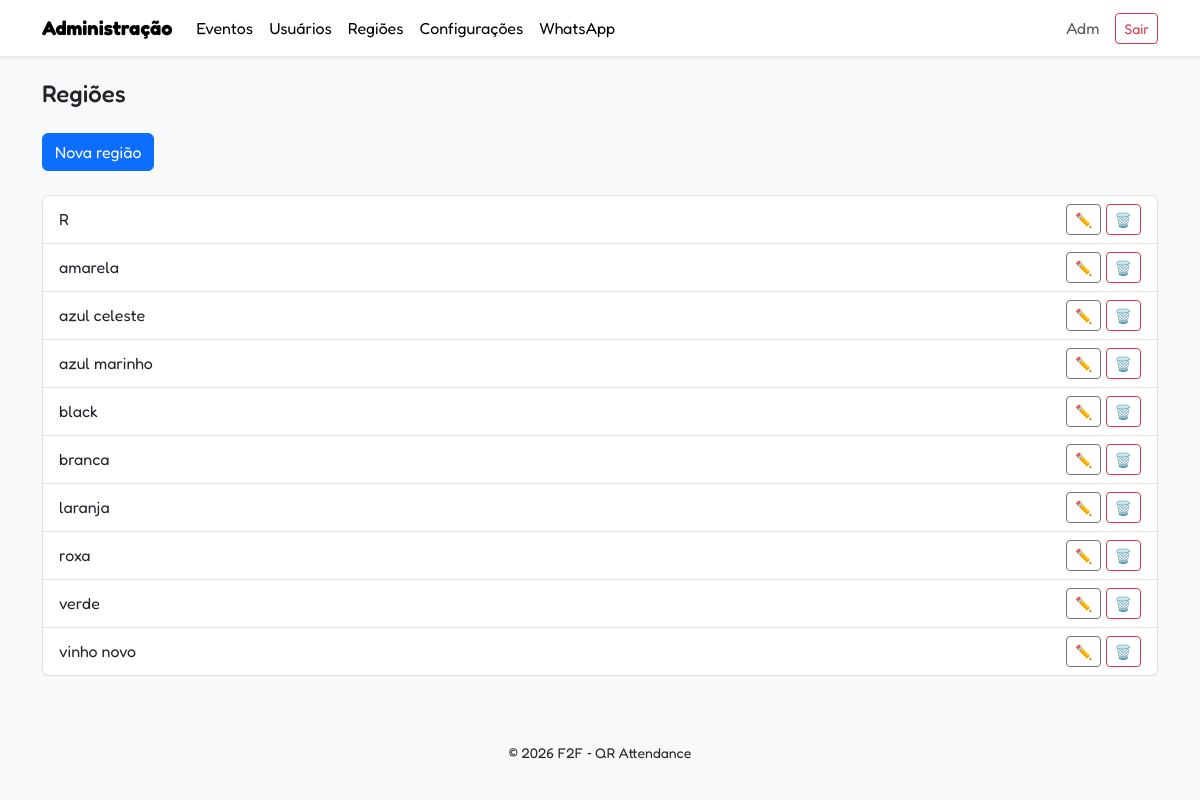
The page /admin/regions (signed in) on the database its author committed.
### app/models.py (models this page shows, shortened)
class User(UserMixin, db.Model):
    id = db.Column(db.Integer, primary_key=True)
    telefone = db.Column(db.String(20), unique=True, nullable=False)
    nome = db.Column(db.String(120), nullable=False)
    cor = db.Column(db.String(50), nullable=False)
    region_id = db.Column(db.Integer, db.ForeignKey('region.id'))
    region = db.relationship('Region', back_populates='users')
    email = db.Column(db.String(120))
    criado_em = db.Column(db.DateTime, default=datetime.utcnow)
    attendances = db.relationship('Attendance', back_populates='user', cascade='all, delete-orphan')
    admin_record = db.relationship('Admin', back_populates='user', uselist=False, cascade='all, delete-orphan')
    teams = db.relationship('Team', secondary='team_user', back_populates='users')

class Region(db.Model):
    id = db.Column(db.Integer, primary_key=True)
    nome = db.Column(db.String(50), unique=True, nullable=False)
    users = db.relationship('User', back_populates='region')

### app/admin/routes.py (the view)
@bp.route('/regions')
@login_required
def list_regions():
    regions = Region.query.order_by(Region.nome).all()
    return render_template('regions.html', regions=regions)

### app/models.py (called while the page is built)
@login.user_loader
def load_user(id):
    return User.query.get(int(id))

### app/admin/templates/regions.html (shortened to what this page needs)
{% extends 'layout.html' %}
{% block content %}
<h1 class="h4 mb-4">Regiões</h1>
<p><a href="{{ url_for('admin.new_region') }}" class="btn btn-primary">Nova região</a></p>
<ul class="list-group mt-4">
    {% for r in regions %}
    <li class="list-group-item d-flex justify-content-between align-items-center">
        <span class="region-name mb-0">{{ r.nome }}</span>
        <div>
            <a href="{{ url_for('admin.edit_region', region_id=r.id) }}" class="btn btn-sm btn-outline-secondary" aria-label="Editar {{ r.nome }}">✏️</a>
            <form method="post" action="{{ url_for('admin.delete_region', region_id=r.id) }}" style="display:inline" onsubmit="return confirm('Excluir região?');">
                <button type="submit" class="btn btn-sm btn-outline-danger" aria-label="Excluir {{ r.nome }}">🗑️</button>
            </form>
        </div>
    </li>
    {% else %}
    <li class="list-group-item">Nenhuma região cadastrada</li>
    {% endfor %}
</ul>
{% endblock %}

### app/admin/templates/layout.html (shortened to what this page needs)
<!doctype html>
<html lang="pt-br">
<head>
    <link href="https://cdn.jsdelivr.net/npm/bootstrap@5.3.0/dist/css/bootstrap.min.css" rel="stylesheet">
</head>
<body class="bg-light text-dark">
<nav class="navbar navbar-expand-lg navbar-light bg-white shadow-sm" aria-label="Navegação administrativa">
  <div class="container">
    <a class="navbar-brand fw-bold" href="{{ url_for('admin.dashboard') }}">Administração</a>
    <div class="collapse navbar-collapse bg-white" id="adminNav">
      <ul class="navbar-nav me-auto mb-2 mb-lg-0">
        <li class="nav-item"><a class="nav-link" href="{{ url_for('admin.list_events') }}">Eventos</a></li>
        <li class="nav-item"><a class="nav-link" href="{{ url_for('admin.list_users') }}">Usuários</a></li>
        <li class="nav-item"><a class="nav-link" href="{{ url_for('admin.list_regions') }}">Regiões</a></li>
        <li class="nav-item"><a class="nav-link" href="{{ url_for('admin.settings') }}">Configurações</a></li>
        <li class="nav-item"><a class="nav-link" href="{{ url_for('admin.whatsapp') }}">WhatsApp</a></li>
      </ul>
      <span class="navbar-text me-3">
          {% if current_user.is_authenticated %}{{ current_user.nome }}{% endif %}
      </span>
      {% if current_user.is_authenticated %}
      <a class="btn btn-outline-danger btn-sm" href="{{ url_for('admin.logout') }}">Sair</a>
      {% endif %}
    </div>
  </div>
</nav>
<main id="main-content" class="container py-4" role="main">
    {% block content %}{% endblock %}
</main>
<footer class="bg-light text-center py-3 mt-4">
    <div class="container">
        <small>&copy; 2026 F2F ‑ QR Attendance</small>
    </div>
</footer>
</body>
</html>

### app/admin/templates/layout.html (style rules this page uses)
body { font-family: 'Fredoka', sans-serif; }
.navbar-light .nav-link { color: #000 !important; }

### rows shown on the page
User: nome "Adm"
Region: nome "R"
Region: nome "amarela"
Region: nome "azul celeste"
Region: nome "azul marinho"
Region: nome "black"
Region: nome "branca"
Region: nome "laranja"
Region: nome "roxa"
Region: nome "verde"
Region: nome "vinho novo"
